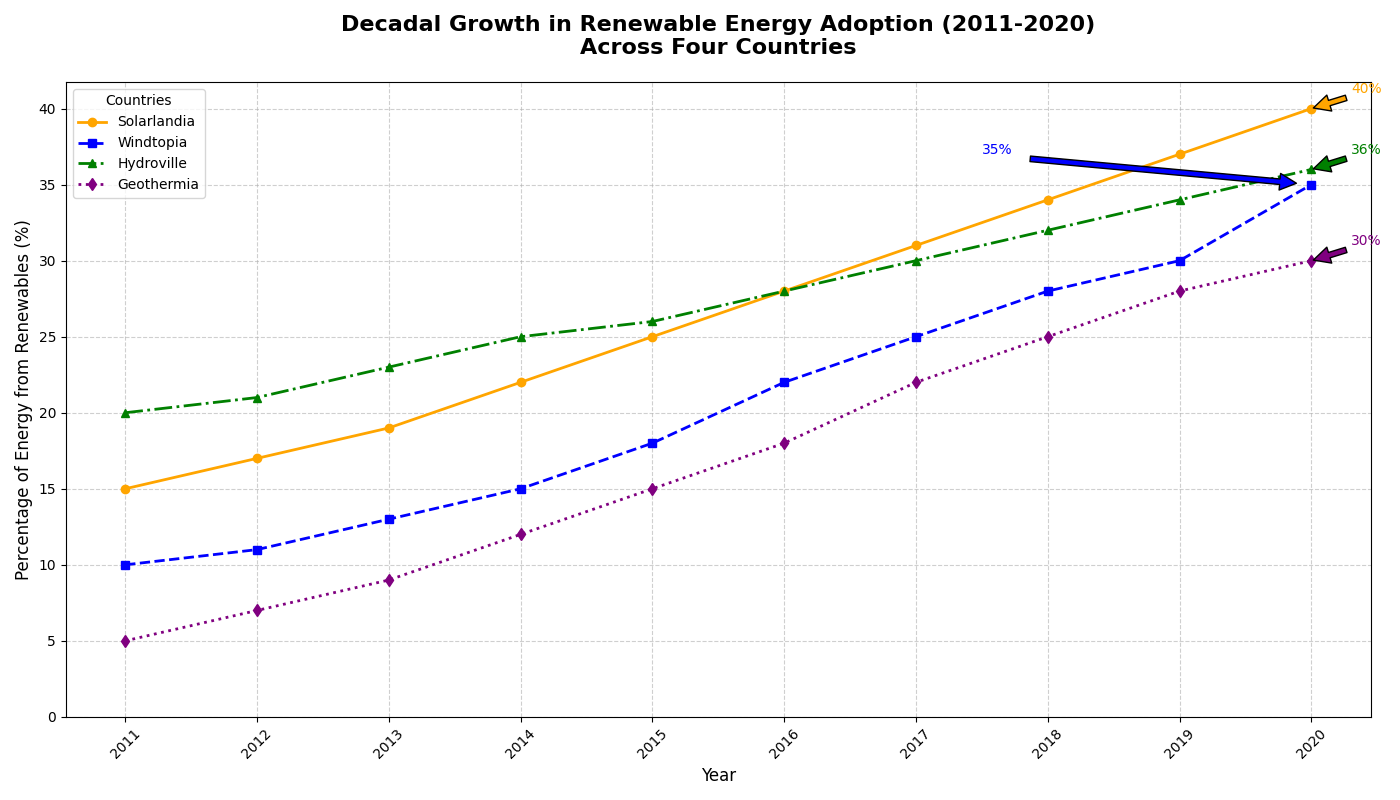

Source code (Python):
import matplotlib.pyplot as plt
import numpy as np

# Backstory: Monitoring Renewable Energy Adoption Over a Decade
# This plot analyzes the percentage of energy generated from renewable sources in four countries over a decade (2011-2020).

# Years from 2011 to 2020
years = np.arange(2011, 2021)

# Percentage of energy from renewable sources for four fictional countries: Solarlandia, Windtopia, Hydroville, and Geothermia
solarlandia_renewables = [15, 17, 19, 22, 25, 28, 31, 34, 37, 40]
windtopia_renewables = [10, 11, 13, 15, 18, 22, 25, 28, 30, 35]
hydroville_renewables = [20, 21, 23, 25, 26, 28, 30, 32, 34, 36]
geothermia_renewables = [5, 7, 9, 12, 15, 18, 22, 25, 28, 30]

# Plot the data
plt.figure(figsize=(14, 8))

# Plot each line with different styles
plt.plot(years, solarlandia_renewables, marker='o', linestyle='-', linewidth=2, color='orange', label='Solarlandia')
plt.plot(years, windtopia_renewables, marker='s', linestyle='--', linewidth=2, color='blue', label='Windtopia')
plt.plot(years, hydroville_renewables, marker='^', linestyle='-.', linewidth=2, color='green', label='Hydroville')
plt.plot(years, geothermia_renewables, marker='d', linestyle=':', linewidth=2, color='purple', label='Geothermia')

# Titles, labels, and legend
plt.title("Decadal Growth in Renewable Energy Adoption (2011-2020)\nAcross Four Countries", fontsize=16, fontweight='bold', pad=20)
plt.xlabel('Year', fontsize=12)
plt.ylabel('Percentage of Energy from Renewables (%)', fontsize=12)
plt.xticks(years, rotation=45)
plt.yticks(np.arange(0, 45, 5))
plt.legend(title="Countries", loc='upper left', fontsize=10)

# Add grid for better readability
plt.grid(True, linestyle='--', alpha=0.6)

# Add annotations to highlight max values
max_solarlandia = max(solarlandia_renewables)
max_windtopia = max(windtopia_renewables)
max_hydroville = max(hydroville_renewables)
max_geothermia = max(geothermia_renewables)

plt.annotate(f'{max_solarlandia}%', xy=(years[-1], max_solarlandia), xytext=(years[-1]+0.3, max_solarlandia+1),
             arrowprops=dict(facecolor='orange', shrink=0.05), fontsize=10, color='orange')
plt.annotate(f'{max_windtopia}%', xy=(years[-1], max_windtopia), xytext=(years[-1]-2.5, max_windtopia+2),
             arrowprops=dict(facecolor='blue', shrink=0.05), fontsize=10, color='blue')
plt.annotate(f'{max_hydroville}%', xy=(years[-1], max_hydroville), xytext=(years[-1]+0.3, max_hydroville+1),
             arrowprops=dict(facecolor='green', shrink=0.05), fontsize=10, color='green')
plt.annotate(f'{max_geothermia}%', xy=(years[-1], max_geothermia), xytext=(years[-1]+0.3, max_geothermia+1),
             arrowprops=dict(facecolor='purple', shrink=0.05), fontsize=10, color='purple')

# Automatically adjust layout to avoid text overlapping
plt.tight_layout()

# Show the plot
plt.show()
